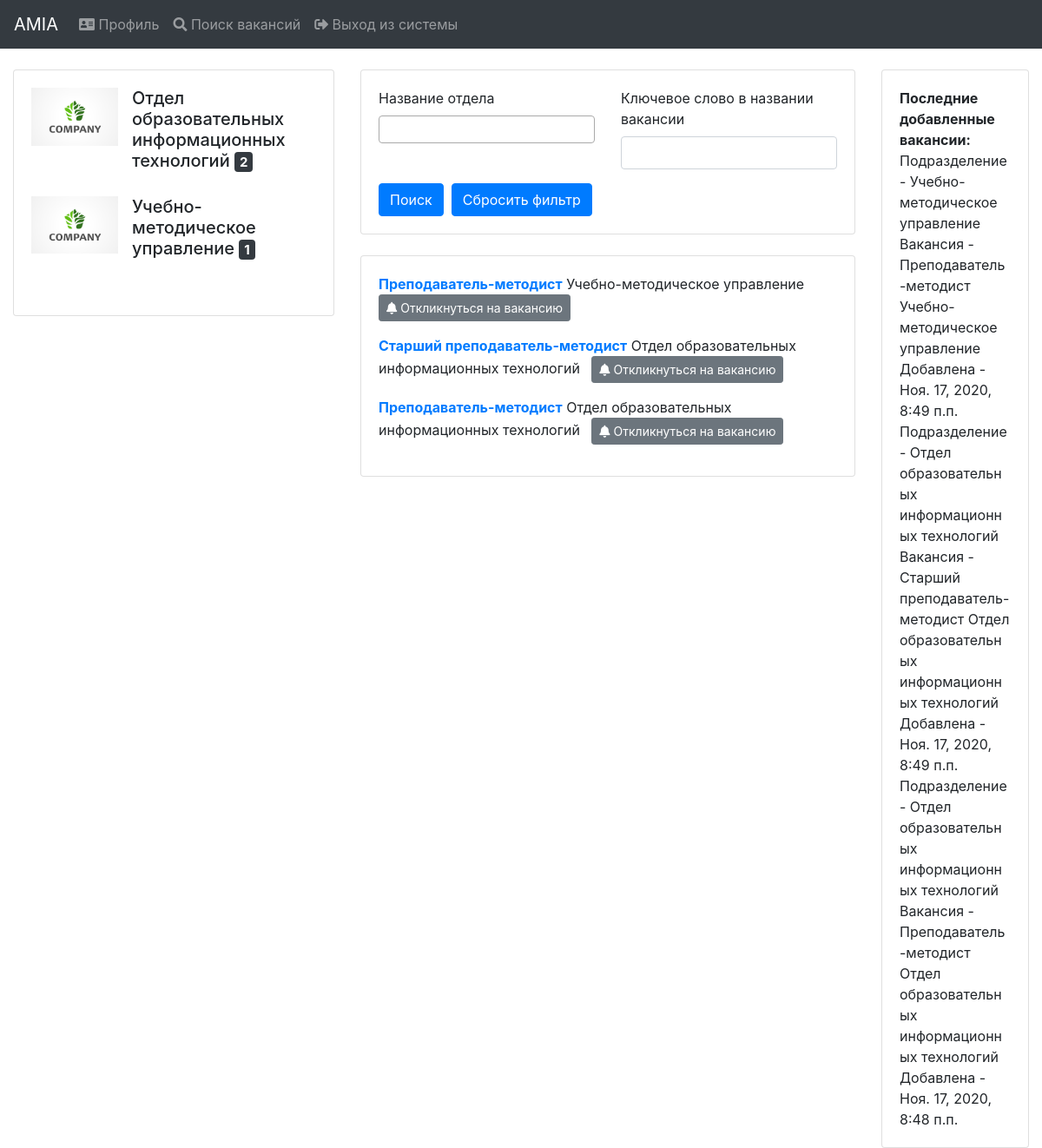
The page /institution/ (signed in) on the database its author committed.
### institution/models.py (models this page shows, shortened)
class Institution(models.Model):
    institution_name = models.CharField(max_length=255, verbose_name="Institution name")
    info_about = models.TextField(verbose_name="About", blank=True, null=True)
    img = models.ImageField(verbose_name="Image", blank=True, null=True, upload_to='institutions')
    subscribers = models.ManyToManyField(SocialProfile, verbose_name="Subscribers")
    def __str__(self):
        return self.institution_name
    class Meta:
        ordering = ('institution_name',)
        verbose_name = 'Institution'
        verbose_name_plural = 'Institution'

class Vacancy(models.Model):
    OPENED = 1
    COMPLETED = 2
    BLOCKED = 3
    STATUSES = [
        (OPENED, 'Opened'),
        (COMPLETED, 'Completed'),
        (BLOCKED, 'Blocked'),
    ]
    vacancy = models.CharField(max_length=255, verbose_name="Vacancy")
    date_added = models.DateTimeField(verbose_name="Date added", auto_now_add=True)
    who_added = models.ForeignKey(User, on_delete=models.SET_NULL, verbose_name="Who added", blank=True, null=True)
    description = models.TextField(verbose_name="Description", blank=True, null=True)
    institution = models.ForeignKey(Institution, on_delete=models.CASCADE, verbose_name="Institution")
    responded = models.ManyToManyField(SocialProfile, verbose_name="Responded", through='RespondedVacancy')
    status = models.IntegerField(verbose_name="Status", choices=STATUSES, default=OPENED)
    skills = models.ManyToManyField(Skill, verbose_name="Skills", blank=True)
    languages = models.ManyToManyField(Language, verbose_name="Language", through='LanguageWithLevelVacancy')
    def __str__(self):
        return self.vacancy + ' ' + self.institution.institution_name
    class Meta:
        ordering = ('vacancy',)
        verbose_name = 'Vacancy'
        verbose_name_plural = 'Vacancies'

### institution/views.py (the view)
# urls.py: path('', views.SearchView.as_view(), name='search'),
class SearchView(LoginRequiredMixin, View):
    def get(self, request):
        institutions = Institution.objects.all()
        vacancies = Vacancy.objects.all().order_by('-date_added')[:5]
        f = VacancyFilterForProfile(request.GET, queryset=Vacancy.objects.all().order_by('-pk'))
        paginator = Paginator(f.qs, 50)
        page = request.GET.get('page')
        vacancies_search = paginator.get_page(page)
        return render(request, 'institution/vacancies/vacancy_search.html', {
            'institutions': institutions,
            'vacancies': vacancies,
            'vacancies_search': vacancies_search,
            'filter': f,
        })

### context_processors/models_context.py (called while the page is built)
def models_context(request):
    return {'educational': EducationalInstitution.objects.all(),
            'language_levels': LanguageLevel.objects.all(),
            'languages': Language.objects.all(),
            'specialties': Specialty.objects.all(),
            'skills': Skill.objects.all(),
            'interests': Interest.objects.all(),
            }

### institution/templates/institution/vacancies/vacancy_search.html (shortened to what this page needs)
{% extends 'base.html' %}
{% load widget_tweaks %}
{% load static %}
{% block content %}
    {% include 'social_profile/navbar.html' %}
    <br>
    <div class="container-fluid">
        <div class="row">
            <div class="col-lg-4">
                <div class="card">
                    <div class="card-body">
                        <ul class="list-unstyled">
                            {% for inst in institutions %}
                                <li class="media">
                                    {% if inst.img %}
                                        <img src="{{ inst.img.url }}" class="mr-3" alt="institution_image" style="width: 100px;">
                                    {% endif %}
                                    <div class="media-body">
                                        <h5 class="mt-0 mb-1">{{ inst.institution_name }}
                                            <a href="{% url 'institution:institution_vacancy' inst.id %}" class="badge badge-dark">{{ inst.vacancy_set.all.count }}</a>
                                        </h5>
                                    </div>
                                </li><br>
                            {% endfor %}
                        </ul>
                    </div>
                </div>
            </div>
            <div class="col-lg-6">
                <div class="card">
                    <div class="card-body">
                        <form action="{% url 'institution:search' %}" method="get">
                            <div class="row">
                                <div class="col-lg-6">
                                    <div class="form-group">
                                        <label for="exampleInputEmail1">Название отдела</label>
                                    </div>
                                </div>
                                <div class="col-lg-6">
                                    <div class="form-group">
                                        <label for="exampleInputPassword1">Ключевое слово в названии вакансии</label>
                                        {% render_field filter.form.vacancy class+="form-control" style="width: 100%" %}
                                    </div>
                                </div>
                            </div>
                            <button type="submit" class="btn btn-primary">Поиск</button>&nbsp;&nbsp;<a href="{% url 'institution:search' %}" class="btn btn-primary">Сбросить фильтр</a>
                        </form>
                    </div>
                </div><br>
                <div class="card">
                    <div class="card-body">
                        {% if vacancies_search %}
                            {% for vac in vacancies_search %}
                                <p>
                                    <a class="" data-toggle="collapse" href="#collapseExample{{ vac.id }}" role="button" aria-expanded="false" aria-controls="collapseExample">
                                        <b>{{ vac.vacancy }}</b>
                                    </a> {{ vac.institution }}&nbsp;&nbsp;
                                    {% if request.user.socialprofile in vac.responded.all %}
                                        <button class="btn btn-success vacancy_respond btn-sm" type="button" id="id_vacancy_respond" name="vacancy_respond" data-VacancyId="{{ vac.id }}" value="1" disabled>
                                            <i class="fas fa-bell"></i> Вы откликнулись на эту вакансию
                                        </button>
                                    {% else %}
                                        <button class="btn btn-secondary vacancy_respond btn-sm" type="button" id="id_vacancy_respond" name="vacancy_respond" data-VacancyId="{{ vac.id }}" value="-1" disabled>
                                            <i class="fas fa-bell"></i> Откликнуться на вакансию
                                        </button>
                                    {% endif %}
                                </p>
                            {% endfor %}
                        {% else %}
                            По вашему запросу ничего не найдено
                        {% endif %}
                    </div>
                </div>
            </div>
            <div class="col-lg-2">
                <div class="card">
                    <div class="card-body">
                        <b>Последние добавленные вакансии:</b><br>
                        {% for vacancy in vacancies %}
                            Подразделение - {{ vacancy.institution }}<br>
                            Вакансия - {{ vacancy }} Добавлена - {{ vacancy.date_added }}<br>
                        {% endfor %}
                    </div>
                </div>
            </div>
        </div>
    </div>
{% endblock %}

### rows shown on the page
Institution: img (picture), institution_name "Отдел образовательных информационных технологий", vacancy_set.all.count "2"
Institution: img (picture), institution_name "Учебно-методическое управление", vacancy_set.all.count "1"
Vacancy: vacancy "Преподаватель-методист", institution "Учебно-методическое управление", vacancy+institution "Преподаватель-методист Учебно-методическое управление", date_added "Ноя. 17, 2020, 8:49 п.п."
Vacancy: vacancy "Старший преподаватель-методист", institution "Отдел образовательных информационных технологий", vacancy+institution "Старший преподаватель-методист Отдел образовательных информационных технологий", date_added "Ноя. 17, 2020, 8:49 п.п."
Vacancy: vacancy "Преподаватель-методист", institution "Отдел образовательных информационных технологий", vacancy+institution "Преподаватель-методист Отдел образовательных информационных технологий", date_added "Ноя. 17, 2020, 8:48 п.п."
